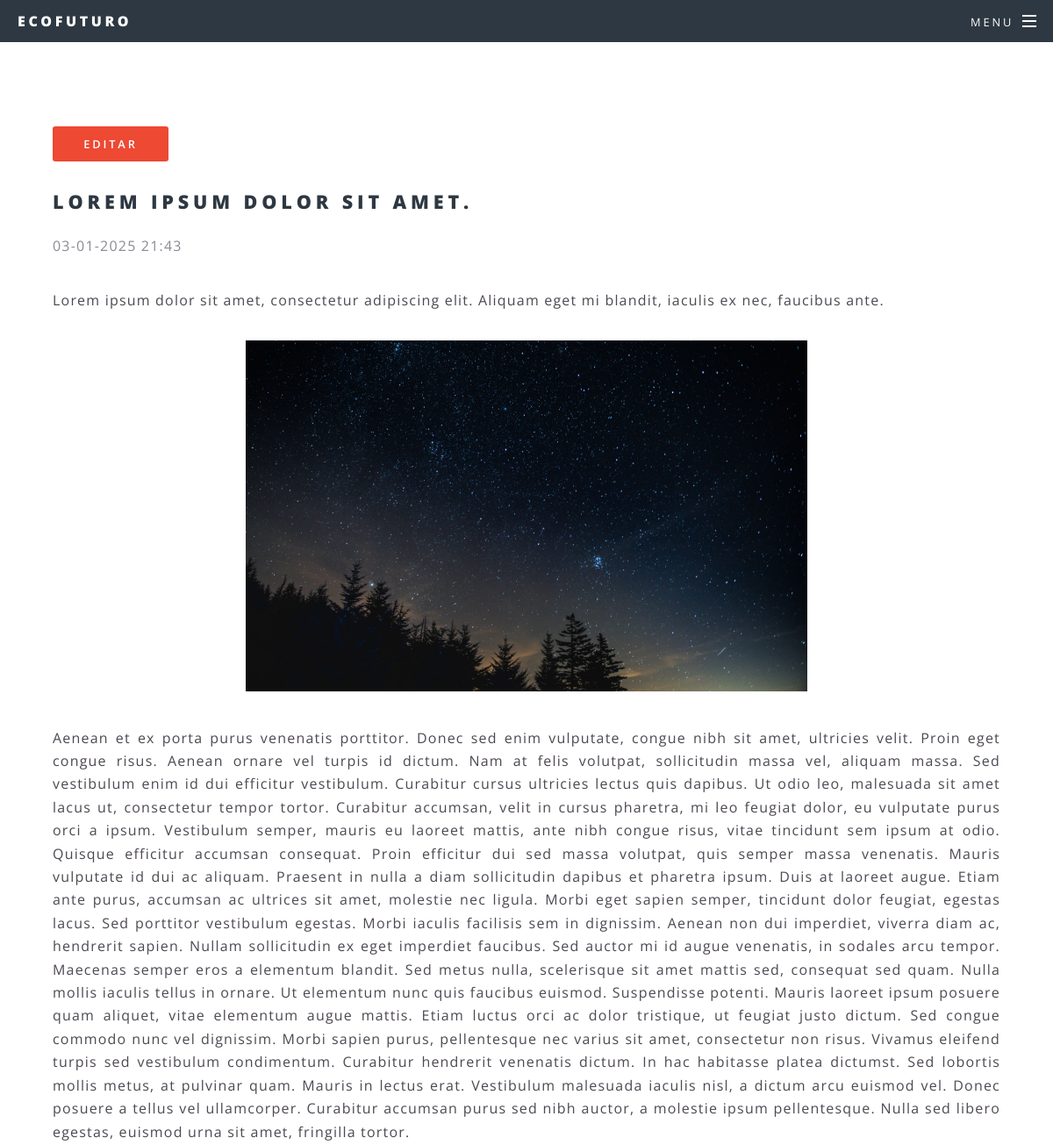
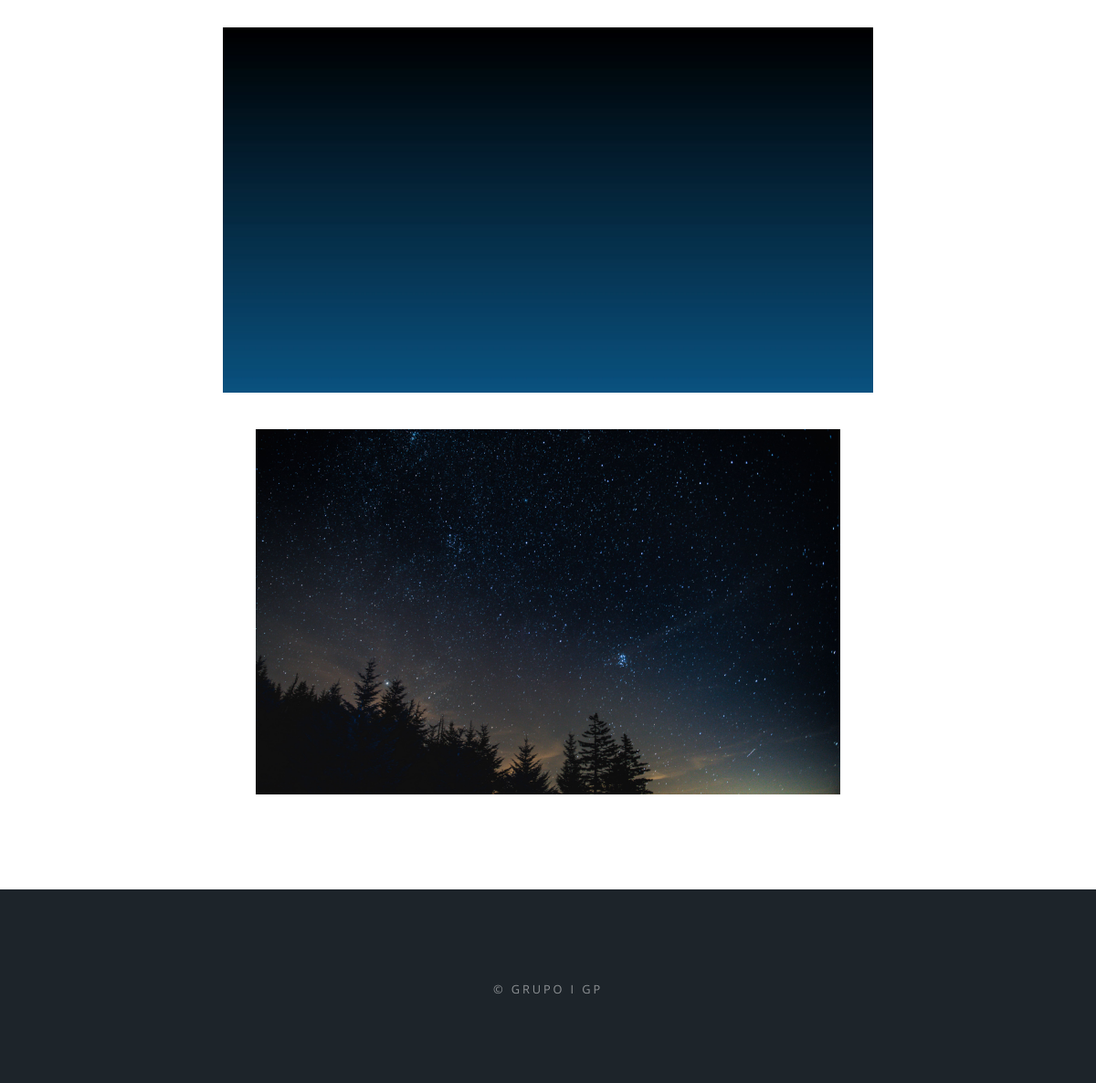
The app's page /article-details.php?id=7 (signed in) with its own data (2 pictures, top to bottom).
### tables this page shows
CREATE TABLE IF NOT EXISTS `article` (
  `A_ID` int(10) NOT NULL AUTO_INCREMENT,
  `A_TITLE` varchar(255) NOT NULL,
  `A_COVER_IMG` varchar(255) NOT NULL,
  `A_DATE` datetime NOT NULL,
  `A_SMALL_DESCRIPTION` varchar(255) NOT NULL,
  `A_OPINION_NAME` varchar(255) DEFAULT NULL,
  `A_OPINION_TEXT` varchar(255) DEFAULT NULL,
  `A_DESCRIPTION_1` text NOT NULL,
  `A_IMG_1` varchar(255) DEFAULT NULL,
  `A_DESCRIPTION_2` text,
  `A_IMG_2` varchar(255) DEFAULT NULL,
  `A_DESCRIPTION_3` text,
  `A_IMG_3` varchar(255) DEFAULT NULL,
  `A_DESCRIPTION_4` text,
  PRIMARY KEY (`A_ID`)
);

### utils/config.php (called while the page is built)
<?php
$host = '127.0.0.1';
$user = 'root';
$pwd = 'root';
$db = 'gp';

### utils/DBWrapper.php (called while the page is built, shortened)
<?php
require_once 'config.php';
class DBWrapper {
    private $DBH;
    public function __construct() {
        global $host, $user, $pwd, $db;
        try {
            $this->DBH = new PDO("mysql:host={$host};dbname={$db};charset=utf8", $user, $pwd);
            $this->DBH->setAttribute(PDO::ATTR_ERRMODE, PDO::ERRMODE_EXCEPTION);
        } catch (PDOException $pdoe) {
            echo "Erro na conexão: " . $pdoe->getMessage();
        }
    }
    public function getDBHandler() {
        return $this->DBH;
    }
}
?>

### repositories/Article.php (called while the page is built, shortened)
<?php
require_once './utils/DBWrapper.php';
class Article
{
    private $db;
    public function __construct()
    {
        $this->db = (new DBWrapper())->getDBHandler();
    }
    public function getArticleById($id)
    {
        $sql = "SELECT * FROM article WHERE A_ID = :id";
        $stmt = $this->db->prepare($sql);
        $stmt->bindParam(':id', $id, PDO::PARAM_INT);
        $stmt->execute();
        return $stmt->fetch(PDO::FETCH_ASSOC);
    }
}
?>

### article-details.php (the view, shortened to what this page needs)
<?php
require_once './utils/DBWrapper.php';
require_once './repositories/Article.php';
$articleId = isset($_GET['id']) ? intval($_GET['id']) : null;
$articleDetails = null;
$article = new Article();
if ($articleId) {
	$articleDetails = $article->getArticleById($articleId);
}
?>
<!DOCTYPE HTML>
<html lang="pt">
<head>
	<link rel="stylesheet" href="./assets/css/main.css">
</head>
<body id="article-details" class="is-preload">
	<div id="page-wrapper">
		<?php include './layouts/header.php'; ?>
		<section class="wrapper style5">
			<div class="inner">
				<header>
					<?php if (isset($currentUser) && $currentUser['U_TYPE'] === 'Admin'): ?>
						<div id="admin-actions" class="col-12">
							<a href="edit-article.php?id=<?php echo $articleId; ?>" class="button primary">Editar</a>
						</div>
					<?php endif; ?>
					<h2><?php echo htmlspecialchars($articleDetails['A_TITLE']); ?></h2>
					<p><?php echo date('d-m-Y H:i', strtotime($articleDetails['A_DATE'])); ?></p>
				</header>
				<p><?php echo htmlspecialchars($articleDetails['A_SMALL_DESCRIPTION']); ?></p>
				<img class="article-img" src="<?php echo htmlspecialchars($articleDetails['A_COVER_IMG']); ?>" alt="cover image">
				<p><?php echo htmlspecialchars($articleDetails['A_DESCRIPTION_1']); ?></p>
				<?php if (!empty($articleDetails['A_IMG_1'])): ?>
					<img class="article-img" src="<?php echo htmlspecialchars($articleDetails['A_IMG_1']); ?>" alt="">
				<?php endif; ?>
				<?php if (!empty($articleDetails['A_IMG_2'])): ?>
					<img class="article-img" src="<?php echo htmlspecialchars($articleDetails['A_IMG_2']); ?>" alt="">
				<?php endif; ?>
			</div>
		</section>
		<?php include './layouts/footer.php'; ?>
	</div>
</body>
</html>

### assets/css/main.css (style rules this page uses)
html, body, div, span, applet, object, iframe, h1, h2, h3, h4, h5, h6, p, blockquote, pre, a, abbr, acronym, address, big, cite, code, del, dfn, em, img, ins, kbd, q, s, samp, small, strike, strong, sub, sup, tt, var, b, u, i, center, dl, dt, dd, ol, ul, li, fieldset, form, label, legend, table, caption, tbody, tfoot, thead, tr, th, td, article, aside, canvas, details, embed, figure, figcaption, footer, header, hgroup, menu, nav, output, ruby, section, summary, time, mark, audio, video { margin: 0; padding: 0; border: 0; font-size: 100%; font: inherit; vertical-align: baseline; }
article, aside, details, figcaption, figure, footer, header, hgroup, menu, nav, section { display: block; }
body { line-height: 1; }
body { -webkit-text-size-adjust: none; }
html { box-sizing: border-box; }
*, *:before, *:after { box-sizing: inherit; }
body { background: #2e3842; }
body, input, select, textarea { color: #fff; font-family: "Open Sans", Helvetica, sans-serif; font-size: 15pt; font-weight: 400; letter-spacing: 0.075em; line-height: 1.65em; }
@media screen and (max-width: 1680px) { body, input, select, textarea { font-size: 13pt; } }
@media screen and (max-width: 1280px) { body, input, select, textarea { font-size: 12pt; } }
a { -moz-transition: color 0.2s ease, border-bottom-color 0.2s ease; -webkit-transition: color 0.2s ease, border-bottom-color 0.2s ease; -ms-transition: color 0.2s ease, border-bottom-color 0.2s ease; transition: color 0.2s ease, border-bottom-color 0.2s ease; border-bottom: dotted 1px; color: inherit; text-decoration: none; }
p { margin: 0 0 2em 0; }
h1, h2, h3, h4, h5, h6 { color: #fff; font-weight: 800; letter-spacing: 0.225em; line-height: 1em; margin: 0 0 1em 0; text-transform: uppercase; }
h2 { font-size: 1.35em; line-height: 1.75em; }
header p { color: rgba(255, 255, 255, 0.5); position: relative; top: -0.25em; }
input[type="submit"], input[type="reset"], input[type="button"], button, .button { -moz-appearance: none; -webkit-appearance: none; -ms-appearance: none; appearance: none; -moz-transition: background-color 0.2s ease-in-out, color 0.2s ease-in-out; -webkit-transition: background-color 0.2s ease-in-out, color 0.2s ease-in-out; -ms-transition: background-color 0.2s ease-in-out, color 0.2s ease-in-out; transition: background-color 0.2s ease-in-out, color 0.2s ease-in-out; background-color: transparent; border-radius: 3px; border: 0; box-shadow: inset 0 0 0 2px #fff; color: #fff; cursor: pointer; display: inline-block; font-size: 0.8em; font-weight: 600; height: 3.125em; letter-spacing: 0.225em; line-height: 3.125em; max-width: 30em; padding: 0 2.75em; text-align: center; text-decoration: none; text-transform: uppercase; white-space: nowrap; overflow: hidden; text-overflow: ellipsis; }
input[type="submit"].primary, input[type="reset"].primary, input[type="button"].primary, button.primary, .button.primary { background-color: #ed4933; box-shadow: none !important; color: #ffffff !important; }
.wrapper { padding: 6em 0 4em 0; }
.wrapper>.inner { width: 60em; margin: 0 auto; }
@media screen and (max-width: 1280px) { .wrapper>.inner { width: 90%; } }
.wrapper.style5 { background-color: #ffffff; color: #4E4852; }
.wrapper.style5 h2, .wrapper.style5 h3, .wrapper.style5 h4, .wrapper.style5 h5, .wrapper.style5 h6 { color: #2E3842; }
.wrapper.style5 header p { color: #8E8892; }
.wrapper.style5 input[type="submit"], .wrapper.style5 input[type="reset"], .wrapper.style5 input[type="button"], .wrapper.style5 button, .wrapper.style5 .button { box-shadow: inset 0 0 0 2px #dfdfdf; color: #2E3842; }
#page-wrapper { -moz-transition: opacity 0.5s ease; -webkit-transition: opacity 0.5s ease; -ms-transition: opacity 0.5s ease; transition: opacity 0.5s ease; opacity: 1; padding-top: 3em; }
#page-wrapper:before { background: rgba(0, 0, 0, 0); content: ''; display: block; display: none; height: 100%; left: 0; position: fixed; top: 0; width: 100%; z-index: 10001; }
#admin-actions { margin-bottom: 20px; }
.article-img { max-width: 100%; max-height: 400px; height: auto; display: block; margin: 0 auto; margin-bottom: 40px; }
#article-details { text-align: justify; }

### records on screen
article: A_TITLE "LOREM IPSUM DOLOR SIT AMET.", A_DATE "03-01-2025 21:43", A_SMALL_DESCRIPTION "Lorem ipsum dolor sit amet, consectetur adipiscing elit. Aliquam eget mi blandit, iaculis ex nec, faucibus ante.", A_COVER_IMG (picture), A_DESCRIPTION_1 "Aenean et ex porta purus venenatis porttitor. Donec sed enim vulputate, congue nibh sit amet, ultricies velit. Proin eget congue risus. Aenean ornare vel turpis id dictum. Nam at felis volutpat, sollicitudin massa vel, aliquam massa. Sed vestibulum enim id dui efficitur vestibulum. Curabitur cursus ultricies lectus quis dapibus. Ut odio leo, malesuada sit amet lacus ut, consectetur tempor tortor. Curabitur accumsan, velit in cursus pharetra, mi leo feugiat dolor, eu vulputate purus orci a ipsum. Vestibulum semper, mauris eu laoreet mattis, ante nibh congue risus, vitae tincidunt sem ipsum at odio. Quisque efficitur accumsan consequat. Proin efficitur dui sed massa volutpat, quis semper…", A_IMG_1 (picture), A_IMG_2 (picture)
